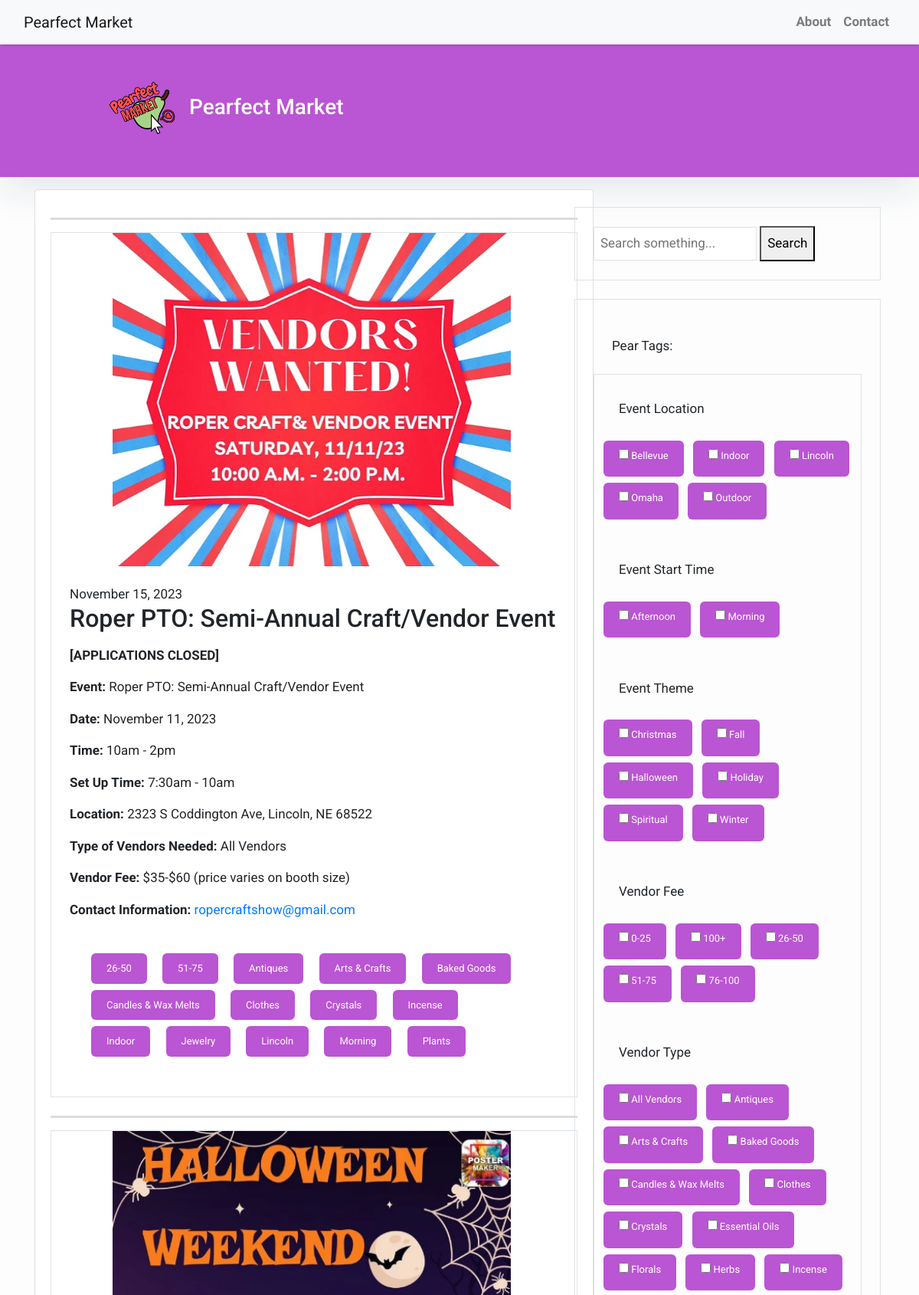
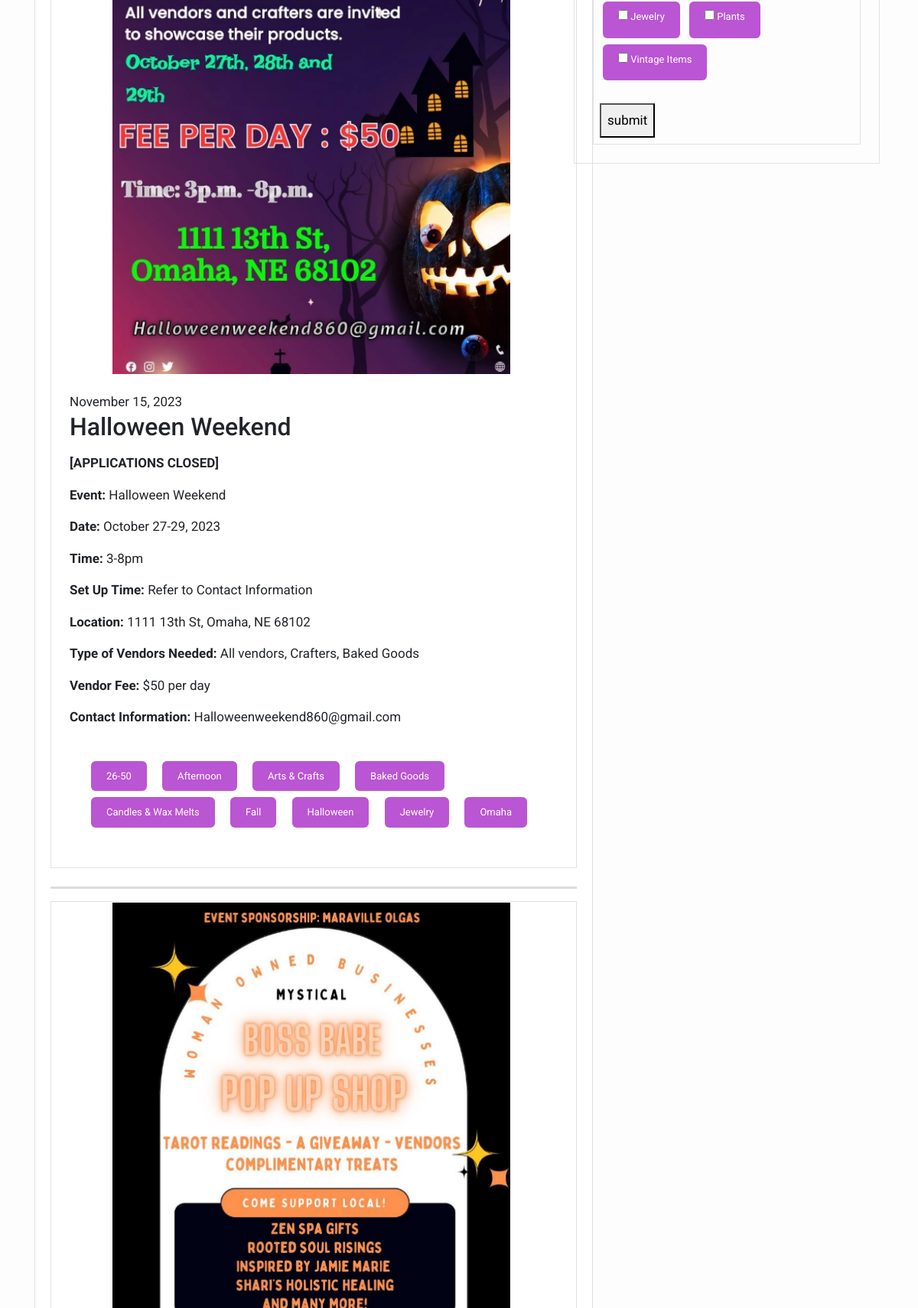
The page /subtag/26-50 (upper part) on the database its author committed (2 pictures, top to bottom).
### eventblog/models.py (models this page shows, shortened)
class Post(models.Model):
    title = models.CharField(max_length=200)
    slug = models.SlugField(unique=True, default='')
    content = RichTextField()
    featured_image = models.ImageField(upload_to="images/", default='')
    is_published = models.BooleanField(default=False)
    is_featured = models.BooleanField(default=False)
    created_at = models.DateField(auto_now=True)
    subtag = models.ManyToManyField(Subtag)
    user = models.ForeignKey(settings.AUTH_USER_MODEL, on_delete=models.CASCADE, null=True)
    class Meta:
        ordering = ['-created_at']

class Subtag(models.Model):
    tag = models.ForeignKey(Tag,
                            related_name='tag',
                            on_delete=models.CASCADE)
    name = models.CharField(max_length=200,
                            db_index=True)
    slug = models.SlugField(max_length=200,
                            db_index=True)
    class Meta:
        ordering = ('name',)
        verbose_name = 'subtag'
        verbose_name_plural = 'subtags'

class Tag(models.Model):
    name = models.CharField(max_length=200)
    slug = models.SlugField(unique=True, default='')
    class Meta:
        ordering = ['name']

### eventblog/views.py (the view)
# urls.py: path('subtag/<slug:slug>', views.subtag, name='subtag'),
def subtag(request, slug):
    posts = Post.objects.filter(subtag__slug=slug).filter(is_published=True)
    requested_subtag = Subtag.objects.get(slug=slug)
    subtags = Subtag.objects.all()
    tags = Tag.objects.all()
    return render(request, 'tag.html', {
        'posts': posts,
        'subtag': requested_subtag,
        'subtags': subtags,
        'tags': tags,
    })

### eventblog/templates/tag.html (shortened to what this page needs)
{% extends 'layout.html' %}
{% block content %}
<header class="masthead">
    <div class="container">
        <div class="row">
            <div class=" col-md-8 col-md-10 mx-auto">
                <div class="site-heading">
                    <h3 class=" site-heading my-4 mt-3 text-white"><img src="/media/images/pearfectmarketlogo.png" alt="HTML5 Icon" style="width:100px;height:100px;"> Pearfect Market </h3>
                </div>
            </div>
        </div>
    </div>
</header>
<div class="container">
    <div class="row">
        <div class="col-md-8 mt-3 left">
            <div class="card mb-4">
                <div class="card-body">
                    {% include 'list.html' %}
                </div>
            </div>
        </div>
        {% block sidebar %} {% include 'sidebar.html' %} {% endblock sidebar %}
    </div>
</div>
{% endblock %}

### eventblog/templates/list.html (shortened to what this page needs)
  <head>
  </head>
<div class="grid grid-cols-3 gap-4">
  {% for post in posts %}
  <hr>
  <div class="border rounded-md mb-4">
    <a href="{% url 'post' post.slug %}"
      ><img
        class="img"
        src="{{ post.featured_image.url }}"
        alt="..."
    /></a>
    <div class="m-4 grid gap-2">
      <div class="text-sm text-gray-500">
        {{ post.created_at|date:"F j, o" }}
      </div>
      <h2 class="text-lg font-bold">{{ post.title }}</h2>
      <p class="text-base">
        {{ post.content|safe }}
      </p>
      <div class="p-4">
      {% for subtag in post.subtag.all %}
      <span class="mr-2"
        ><a
          href="{% url 'subtag' subtag.slug %}"
          class="button"
          >{{ subtag.name }}</a
        ></span
      >
      {% endfor %}
        <br>
      </div>
    </div>
  </div>
  {% endfor %}
</div>

### eventblog/templates/sidebar.html (shortened to what this page needs)
  <head>
  </head>
<div class="right-sidebar">
  <div class="border rounded-md mb-4">
    <div class="p-4">
      <form action="{% url 'search' %}" method="POST" class="grid grid-cols-4 gap-2">
        <input
          type="text"
          name="keyword"
          class="border rounded-md w-full focus:ring p-2 col-span-3"
          placeholder="Search something..."
        />
        <button
          type="submit"
          class="bg-blue-500 hover:bg-blue-700 rounded-md p-2 text-black uppercase font-semibold font-sans w-full focus:ring col-span-1"
        >
          Search
        </button>
      </form>
    </div>
  </div>
    <div class="border rounded-md mb-4">
      <div class="p-4">
      <div class="bg-slate-200 p-4">Pear Tags:</div>
        <form method="POST" action="{% url 'tagfilter' %}" class="border rounded-md w-full focus:ring p-2 col-span-3">
          {% for tag in tags %}
            <div class="bg-slate-200 p-4">{{tag.name}}</div>
            {% for subtag in tag.tag.all %}
              <div class="button">
                <input type="checkbox" id="{{subtag.name}}" value="{{subtag.name}}" name="q">
                <label for="{{subtag.name}}">{{subtag.name}}</label>
              </div>
            {% endfor %}
            <br>
            <br>
          {% endfor %}
          <button type="submit" class="bg-blue-500 hover:bg-blue-700 rounded-md p-2 text-black uppercase font-semibold font-sans w-full focus:ring col-span-1">submit</button>
        </form>
      </div>
  </div>
</div>

### eventblog/templates/layout.html (style rules this page uses)
body { font-family: "Roboto", sans-serif; font-size: 17px; background-color: #fdfdfd; }
.masthead { background: #BA55D3; height: auto; padding-bottom: 15px; box-shadow: 0 16px 48px #E3E7EB; padding-top: 10px; }

### eventblog/templates/list.html (style rules this page uses)
hr { height:3px; border-width:0; background-color:#DCDCDC; }
.button { display: inline-block; padding: 10px 20px; text-align: center; text-decoration: none; color: #ffffff; background-color: #BA55D3; border-radius: 6px; outline: none; transition: 0.3s; }
.img { min-width: 600px; max-width:600px; height: auto; padding-left: 80px; }

### eventblog/templates/sidebar.html (style rules this page uses)
.right-sidebar { position:absolute; top:270px; right:50px; width:400px; height:100%; }
.button { display: inline-block; padding: 10px 20px; text-align: center; text-decoration: none; color: #ffffff; background-color: #BA55D3; border-radius: 6px; outline: none; transition: 0.3s; font-size: 13px; margin: 4px; }

### rows shown on the page
Post: featured_image (picture), created_at "November 15, 2023", title "Roper PTO: Semi-Annual Craft/Vendor Event", content "[APPLICATIONS CLOSED] Event: Roper PTO: Semi-Annual Craft/Vendor Event Date: November 11, 2023 Time: 10am - 2pm Set Up Time: 7:30am - 10am Location: 2323 S Coddington Ave, Lincoln, NE 68522 Type of Vendors Needed: All Vendors Vendor Fee: $35-$60 (price varies on booth size) Contact Information: ropercraftshow@gmail.com"
Subtag: name "26-50"
Subtag: name "51-75"
Subtag: name "Antiques"
Subtag: name "Arts & Crafts"
Subtag: name "Baked Goods"
Subtag: name "Candles & Wax Melts"
Subtag: name "Clothes"
Subtag: name "Crystals"
Subtag: name "Incense"
Subtag: name "Indoor"
Subtag: name "Jewelry"
Subtag: name "Lincoln"
Subtag: name "Morning"
Subtag: name "Plants"
Post: featured_image (picture), created_at "November 15, 2023", title "Halloween Weekend", content "[APPLICATIONS CLOSED] Event: Halloween Weekend Date: October 27-29, 2023 Time: 3-8pm Set Up Time: Refer to Contact Information Location: 1111 13th St, Omaha, NE 68102 Type of Vendors Needed: All vendors, Crafters, Baked Goods Vendor Fee: $50 per day Contact Information: Halloweenweekend860@gmail.com"
Subtag: name "Afternoon"
Subtag: name "Fall"
Subtag: name "Halloween"
Subtag: name "Omaha"
Post: featured_image (picture)
Tag: name "Event Location"
Subtag: name "Bellevue"
Subtag: name "Outdoor"
Tag: name "Event Start Time"
Tag: name "Event Theme"
Subtag: name "Christmas"
Subtag: name "Holiday"
Subtag: name "Spiritual"
Subtag: name "Winter"
Tag: name "Vendor Fee"
Subtag: name "0-25"
Subtag: name "100+"
Subtag: name "76-100"
Tag: name "Vendor Type"
Subtag: name "All Vendors"
Subtag: name "Essential Oils"
Subtag: name "Florals"
Subtag: name "Herbs"
Subtag: name "Vintage Items"
